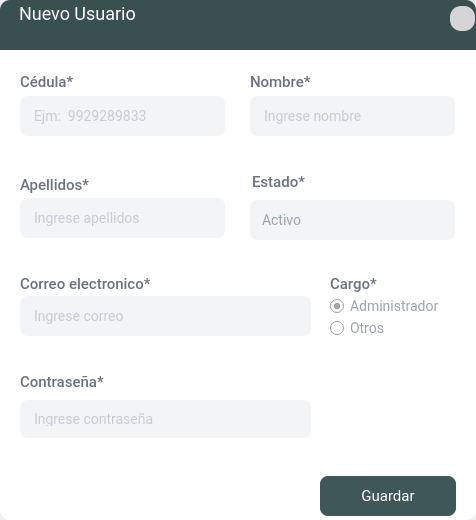
<?xml version="1.0" encoding="UTF-8"?>
<ui version="4.0">
 <class>FormularioUsuario</class>
 <widget class="QDialog" name="FormularioUsuario">
  <property name="geometry">
   <rect>
    <x>0</x>
    <y>0</y>
    <width>476</width>
    <height>520</height>
   </rect>
  </property>
  <property name="minimumSize">
   <size>
    <width>476</width>
    <height>520</height>
   </size>
  </property>
  <property name="maximumSize">
   <size>
    <width>476</width>
    <height>520</height>
   </size>
  </property>
  <property name="windowTitle">
   <string>Dialog</string>
  </property>
  <property name="windowIcon">
   <iconset>
    <normaloff>:/prefijoNuevo/logo.png</normaloff>:/prefijoNuevo/logo.png</iconset>
  </property>
  <property name="styleSheet">
   <string notr="true"/>
  </property>
  <layout class="QGridLayout" name="gridLayout">
   <property name="leftMargin">
    <number>0</number>
   </property>
   <property name="topMargin">
    <number>0</number>
   </property>
   <property name="rightMargin">
    <number>0</number>
   </property>
   <property name="bottomMargin">
    <number>0</number>
   </property>
   <property name="spacing">
    <number>0</number>
   </property>
   <item row="0" column="0">
    <widget class="QFrame" name="frame">
     <property name="frameShape">
      <enum>QFrame::NoFrame</enum>
     </property>
     <property name="frameShadow">
      <enum>QFrame::Plain</enum>
     </property>
     <layout class="QGridLayout" name="gridLayout_2">
      <property name="leftMargin">
       <number>0</number>
      </property>
      <property name="topMargin">
       <number>0</number>
      </property>
      <property name="rightMargin">
       <number>0</number>
      </property>
      <property name="bottomMargin">
       <number>0</number>
      </property>
      <property name="spacing">
       <number>0</number>
      </property>
      <item row="1" column="0">
       <widget class="QFrame" name="frame_3">
        <property name="minimumSize">
         <size>
          <width>0</width>
          <height>0</height>
         </size>
        </property>
        <property name="styleSheet">
         <string notr="true">#frame_3{
background-color: rgb(255, 255, 255);
border-Bottom-left-radius: 10px;
border-Bottom-right-radius: 10px;
}

QLabel{
font-family: Roboto;
font-style: normal;
font-weight: 450;
font-size: 15px;
letter-spacing: 0.02em;
color: #6B7280;}


QLineEdit{
font-family: Roboto;
font-style: normal;
font-weight: normal;
font-size: 14px;
letter-spacing: 0.02em;
background: #F3F4F6;
border: 2px solid #F3F4F6;
border-radius: 8px;
color:#9CA3AF;
padding:10px}

QLineEdit::focus{
background: #FFFFFF;
border: 2px solid #3A4F50;
border-radius: 8px;
}


/* DATE */
QDateEdit
{
font-family: Roboto;
font-style: normal;
font-weight: normal;
font-size: 14px;
letter-spacing: 0.02em;
background: #F3F4F6;
color:#9CA3AF;
padding:8px;
border-radius:8px;
}

QDateEdit::drop-down
{
	image: url(:/prefijoNuevo/025-calendar-13.png);
    width:15px;
    height:15px;
padding:13px 20px 10px 10px;
}

QDateEdit::focus{
background: #FFFFFF;
border: 2px solid #3A4F50;
border-radius: 8px;
}

QComboBox{
font-family: Roboto;
font-style: normal;
font-weight: normal;
font-size: 14px;
letter-spacing: 0.02em;
background: #F3F4F6;
color:#9CA3AF;
border-radius:8px;
padding:10px;
combobox-popup: 0;
border: 2px solid #F3F4F6;

}


QComboBox::drop-down
{
    width: 20px;
    border-left-width: 1px;
	padding: 10px 10px 10px 20px;
 }


QComboBox QAbstractItemView {
	color:#9CA3AF;
	font-size:14px;
	background-color: #F3F4F6;
	selection-background-color:#344647;
	selection-color:#ffffff;
	outline: 0px;
   border: 1px solid #344647;
 border-radius:8px;
padding:10px
}



QComboBox::down-arrow
{
	image: url(:/menu/contraerabajo.png);
     width: 11px;
     height: 11px;
}

QComboBox::focus{
background: #FFFFFF;
border: 2px solid #344647;
border-radius: 8px;
}

QComboBox {combobox-popup: 0}

QRadioButton{font-family: Roboto;
font-style: normal;
font-weight: normal;
font-size: 14px;
color:#9CA3AF}






</string>
        </property>
        <property name="frameShape">
         <enum>QFrame::NoFrame</enum>
        </property>
        <property name="frameShadow">
         <enum>QFrame::Raised</enum>
        </property>
        <widget class="QPushButton" name="btn_guardar">
         <property name="geometry">
          <rect>
           <x>320</x>
           <y>426</y>
           <width>136</width>
           <height>40</height>
          </rect>
         </property>
         <property name="minimumSize">
          <size>
           <width>136</width>
           <height>40</height>
          </size>
         </property>
         <property name="maximumSize">
          <size>
           <width>120</width>
           <height>40</height>
          </size>
         </property>
         <property name="cursor">
          <cursorShape>PointingHandCursor</cursorShape>
         </property>
         <property name="focusPolicy">
          <enum>Qt::NoFocus</enum>
         </property>
         <property name="styleSheet">
          <string notr="true">QPushButton {
    font-family: Roboto;
    font-style: normal;
    font-weight: normal;
    font-size: 15px;
    letter-spacing: 0.02em;
    color: white;
    padding: 8px 16px;
    background: #3f5758;
    border: none; 
    border-radius: 8px; 
}

QPushButton:hover {
    background: #4a6b6c; 
    border: none;
    border-radius: 8px;
}


QPushButton:pressed {
    background: #2e4546;
    border: none;
    border-radius: 8px;
}</string>
         </property>
         <property name="text">
          <string>Guardar</string>
         </property>
         <property name="iconSize">
          <size>
           <width>15</width>
           <height>21</height>
          </size>
         </property>
        </widget>
        <widget class="QFrame" name="frame_4">
         <property name="geometry">
          <rect>
           <x>10</x>
           <y>10</y>
           <width>461</width>
           <height>411</height>
          </rect>
         </property>
         <property name="minimumSize">
          <size>
           <width>0</width>
           <height>0</height>
          </size>
         </property>
         <property name="styleSheet">
          <string notr="true">/* QLabel para Mostrar Error */
QLabel#errorNombres, #errorApellidos, #errorIdentificacion, #errorFechaNacimiento, #errorCorreo, #errorTelefono, #errorDireccion, #errorContrasena{
    font-family: Roboto;
    font-style: normal;
    font-weight: bold;
    font-size: 14px;
    color: #D32F2F; 
}
</string>
         </property>
         <property name="frameShape">
          <enum>QFrame::NoFrame</enum>
         </property>
         <property name="frameShadow">
          <enum>QFrame::Raised</enum>
         </property>
         <widget class="QLabel" name="lbl5">
          <property name="geometry">
           <rect>
            <x>10</x>
            <y>113</y>
            <width>151</width>
            <height>21</height>
           </rect>
          </property>
          <property name="styleSheet">
           <string notr="true"/>
          </property>
          <property name="text">
           <string>Apellidos*</string>
          </property>
          <property name="alignment">
           <set>Qt::AlignBottom|Qt::AlignLeading|Qt::AlignLeft</set>
          </property>
         </widget>
         <widget class="QLineEdit" name="line_dni">
          <property name="enabled">
           <bool>true</bool>
          </property>
          <property name="geometry">
           <rect>
            <x>10</x>
            <y>36</y>
            <width>205</width>
            <height>40</height>
           </rect>
          </property>
          <property name="styleSheet">
           <string notr="true"/>
          </property>
          <property name="maxLength">
           <number>11</number>
          </property>
          <property name="frame">
           <bool>true</bool>
          </property>
          <property name="alignment">
           <set>Qt::AlignLeading|Qt::AlignLeft|Qt::AlignVCenter</set>
          </property>
          <property name="placeholderText">
           <string>Ejm:  9929289833</string>
          </property>
         </widget>
         <widget class="QLabel" name="lbl11">
          <property name="geometry">
           <rect>
            <x>10</x>
            <y>10</y>
            <width>171</width>
            <height>21</height>
           </rect>
          </property>
          <property name="styleSheet">
           <string notr="true"/>
          </property>
          <property name="text">
           <string>Cédula*</string>
          </property>
          <property name="alignment">
           <set>Qt::AlignBottom|Qt::AlignLeading|Qt::AlignLeft</set>
          </property>
         </widget>
         <widget class="QLabel" name="lbl9">
          <property name="geometry">
           <rect>
            <x>240</x>
            <y>10</y>
            <width>81</width>
            <height>21</height>
           </rect>
          </property>
          <property name="styleSheet">
           <string notr="true"/>
          </property>
          <property name="text">
           <string>Nombre*</string>
          </property>
          <property name="alignment">
           <set>Qt::AlignBottom|Qt::AlignLeading|Qt::AlignLeft</set>
          </property>
         </widget>
         <widget class="QLineEdit" name="line_nombre">
          <property name="enabled">
           <bool>true</bool>
          </property>
          <property name="geometry">
           <rect>
            <x>240</x>
            <y>36</y>
            <width>205</width>
            <height>40</height>
           </rect>
          </property>
          <property name="styleSheet">
           <string notr="true"/>
          </property>
          <property name="maxLength">
           <number>100</number>
          </property>
          <property name="frame">
           <bool>true</bool>
          </property>
          <property name="alignment">
           <set>Qt::AlignLeading|Qt::AlignLeft|Qt::AlignVCenter</set>
          </property>
          <property name="placeholderText">
           <string>Ingrese nombre</string>
          </property>
          <property name="clearButtonEnabled">
           <bool>false</bool>
          </property>
         </widget>
         <widget class="QLineEdit" name="line_apeP">
          <property name="enabled">
           <bool>true</bool>
          </property>
          <property name="geometry">
           <rect>
            <x>10</x>
            <y>138</y>
            <width>205</width>
            <height>40</height>
           </rect>
          </property>
          <property name="styleSheet">
           <string notr="true"/>
          </property>
          <property name="maxLength">
           <number>100</number>
          </property>
          <property name="frame">
           <bool>true</bool>
          </property>
          <property name="alignment">
           <set>Qt::AlignLeading|Qt::AlignLeft|Qt::AlignVCenter</set>
          </property>
          <property name="placeholderText">
           <string>Ingrese apellidos</string>
          </property>
         </widget>
         <widget class="QLabel" name="lbl10">
          <property name="geometry">
           <rect>
            <x>320</x>
            <y>212</y>
            <width>82</width>
            <height>21</height>
           </rect>
          </property>
          <property name="styleSheet">
           <string notr="true"/>
          </property>
          <property name="text">
           <string>Cargo*</string>
          </property>
          <property name="alignment">
           <set>Qt::AlignBottom|Qt::AlignLeading|Qt::AlignLeft</set>
          </property>
         </widget>
         <widget class="QLabel" name="lbl3">
          <property name="geometry">
           <rect>
            <x>10</x>
            <y>212</y>
            <width>151</width>
            <height>21</height>
           </rect>
          </property>
          <property name="styleSheet">
           <string notr="true"/>
          </property>
          <property name="text">
           <string>Correo electronico*</string>
          </property>
          <property name="alignment">
           <set>Qt::AlignBottom|Qt::AlignLeading|Qt::AlignLeft</set>
          </property>
         </widget>
         <widget class="QLineEdit" name="line_correo">
          <property name="enabled">
           <bool>true</bool>
          </property>
          <property name="geometry">
           <rect>
            <x>10</x>
            <y>236</y>
            <width>291</width>
            <height>40</height>
           </rect>
          </property>
          <property name="styleSheet">
           <string notr="true"/>
          </property>
          <property name="maxLength">
           <number>100</number>
          </property>
          <property name="frame">
           <bool>true</bool>
          </property>
          <property name="alignment">
           <set>Qt::AlignLeading|Qt::AlignLeft|Qt::AlignVCenter</set>
          </property>
          <property name="placeholderText">
           <string>Ingrese correo</string>
          </property>
         </widget>
         <widget class="QLabel" name="lbl6_2">
          <property name="geometry">
           <rect>
            <x>10</x>
            <y>310</y>
            <width>151</width>
            <height>21</height>
           </rect>
          </property>
          <property name="styleSheet">
           <string notr="true"/>
          </property>
          <property name="text">
           <string>Contraseña*</string>
          </property>
          <property name="alignment">
           <set>Qt::AlignBottom|Qt::AlignLeading|Qt::AlignLeft</set>
          </property>
         </widget>
         <widget class="QLabel" name="lbl6_3">
          <property name="geometry">
           <rect>
            <x>242</x>
            <y>110</y>
            <width>81</width>
            <height>21</height>
           </rect>
          </property>
          <property name="styleSheet">
           <string notr="true"/>
          </property>
          <property name="text">
           <string>Estado*</string>
          </property>
          <property name="alignment">
           <set>Qt::AlignBottom|Qt::AlignLeading|Qt::AlignLeft</set>
          </property>
         </widget>
         <widget class="QComboBox" name="cbox_estado">
          <property name="geometry">
           <rect>
            <x>240</x>
            <y>140</y>
            <width>205</width>
            <height>40</height>
           </rect>
          </property>
          <property name="cursor">
           <cursorShape>PointingHandCursor</cursorShape>
          </property>
          <property name="styleSheet">
           <string notr="true"/>
          </property>
          <property name="currentIndex">
           <number>1</number>
          </property>
          <item>
           <property name="text">
            <string>Inactivo</string>
           </property>
          </item>
          <item>
           <property name="text">
            <string>Activo</string>
           </property>
          </item>
         </widget>
         <widget class="QRadioButton" name="admi">
          <property name="enabled">
           <bool>true</bool>
          </property>
          <property name="geometry">
           <rect>
            <x>320</x>
            <y>238</y>
            <width>131</width>
            <height>17</height>
           </rect>
          </property>
          <property name="text">
           <string>Administrador</string>
          </property>
          <property name="checked">
           <bool>true</bool>
          </property>
         </widget>
         <widget class="QRadioButton" name="tutor">
          <property name="geometry">
           <rect>
            <x>320</x>
            <y>260</y>
            <width>111</width>
            <height>17</height>
           </rect>
          </property>
          <property name="text">
           <string>Otros</string>
          </property>
         </widget>
         <widget class="QLineEdit" name="line_contrasena">
          <property name="enabled">
           <bool>true</bool>
          </property>
          <property name="geometry">
           <rect>
            <x>10</x>
            <y>340</y>
            <width>291</width>
            <height>38</height>
           </rect>
          </property>
          <property name="minimumSize">
           <size>
            <width>0</width>
            <height>0</height>
           </size>
          </property>
          <property name="maximumSize">
           <size>
            <width>16777215</width>
            <height>16777215</height>
           </size>
          </property>
          <property name="styleSheet">
           <string notr="true"/>
          </property>
          <property name="echoMode">
           <enum>QLineEdit::Password</enum>
          </property>
          <property name="placeholderText">
           <string>Ingrese contraseña</string>
          </property>
         </widget>
         <widget class="QLabel" name="errorNombres">
          <property name="geometry">
           <rect>
            <x>242</x>
            <y>77</y>
            <width>201</width>
            <height>16</height>
           </rect>
          </property>
          <property name="text">
           <string/>
          </property>
         </widget>
         <widget class="QLabel" name="errorApellidos">
          <property name="geometry">
           <rect>
            <x>10</x>
            <y>179</y>
            <width>201</width>
            <height>16</height>
           </rect>
          </property>
          <property name="text">
           <string/>
          </property>
         </widget>
         <widget class="QLabel" name="errorIdentificacion">
          <property name="geometry">
           <rect>
            <x>12</x>
            <y>76</y>
            <width>201</width>
            <height>16</height>
           </rect>
          </property>
          <property name="text">
           <string/>
          </property>
         </widget>
         <widget class="QLabel" name="errorCorreo">
          <property name="geometry">
           <rect>
            <x>10</x>
            <y>277</y>
            <width>291</width>
            <height>16</height>
           </rect>
          </property>
          <property name="text">
           <string/>
          </property>
         </widget>
         <widget class="QLabel" name="errorContrasena">
          <property name="geometry">
           <rect>
            <x>10</x>
            <y>380</y>
            <width>291</width>
            <height>16</height>
           </rect>
          </property>
          <property name="text">
           <string/>
          </property>
         </widget>
        </widget>
       </widget>
      </item>
      <item row="0" column="0">
       <widget class="QFrame" name="frame_2">
        <property name="minimumSize">
         <size>
          <width>0</width>
          <height>50</height>
         </size>
        </property>
        <property name="maximumSize">
         <size>
          <width>16777215</width>
          <height>50</height>
         </size>
        </property>
        <property name="styleSheet">
         <string notr="true">#frame_2{background: #3A4F50 ;border-top-left-radius: 10px;
border-top-right-radius: 10px;}</string>
        </property>
        <property name="frameShape">
         <enum>QFrame::NoFrame</enum>
        </property>
        <property name="frameShadow">
         <enum>QFrame::Raised</enum>
        </property>
        <widget class="QToolButton" name="btn_closeedit">
         <property name="geometry">
          <rect>
           <x>450</x>
           <y>6</y>
           <width>25</width>
           <height>25</height>
          </rect>
         </property>
         <property name="focusPolicy">
          <enum>Qt::NoFocus</enum>
         </property>
         <property name="toolTip">
          <string>Cerrar</string>
         </property>
         <property name="styleSheet">
          <string notr="true">#btn_closeedit{
font-family: Roboto;
font-weight: normal;
font-size: 14px;
background-color: #d5d5d8;
color: #6B7280;
border-radius:11px
}



#btn_closeedit:hover{background:#ce4d3a ;
border-radius:11px; }

</string>
         </property>
         <property name="text">
          <string/>
         </property>
         <property name="icon">
          <iconset resource="../image/source.qrc">
           <normaloff>:/menu/x.png</normaloff>:/menu/x.png</iconset>
         </property>
         <property name="iconSize">
          <size>
           <width>13</width>
           <height>13</height>
          </size>
         </property>
         <property name="autoRaise">
          <bool>true</bool>
         </property>
        </widget>
        <widget class="QLabel" name="lbl_titulo_ventana">
         <property name="geometry">
          <rect>
           <x>19</x>
           <y>4</y>
           <width>241</width>
           <height>19</height>
          </rect>
         </property>
         <property name="styleSheet">
          <string notr="true">QLabel{font-family: Roboto;
font-style: normal;
font-weight: normal;
font-size: 18px;
line-height: 23px;
letter-spacing: 0.02em;
color: #FFFFFF;}</string>
         </property>
         <property name="text">
          <string>Nuevo Usuario</string>
         </property>
        </widget>
        <widget class="QLabel" name="lbl_usuariologeado">
         <property name="geometry">
          <rect>
           <x>20</x>
           <y>27</y>
           <width>341</width>
           <height>21</height>
          </rect>
         </property>
         <property name="styleSheet">
          <string notr="true">QLabel{font-family: Roboto;
font-style: normal;
font-weight: normal;
font-size: 14px;
line-height: 23px;
letter-spacing: 0.02em;
color: #FFFFFF;}</string>
         </property>
         <property name="text">
          <string/>
         </property>
        </widget>
       </widget>
      </item>
     </layout>
    </widget>
   </item>
  </layout>
 </widget>
 <tabstops>
  <tabstop>line_dni</tabstop>
  <tabstop>line_nombre</tabstop>
  <tabstop>line_apeP</tabstop>
  <tabstop>cbox_estado</tabstop>
  <tabstop>line_correo</tabstop>
  <tabstop>admi</tabstop>
  <tabstop>tutor</tabstop>
 </tabstops>
 <resources>
  <include location="../image/source.qrc"/>
 </resources>
 <connections/>
</ui>
